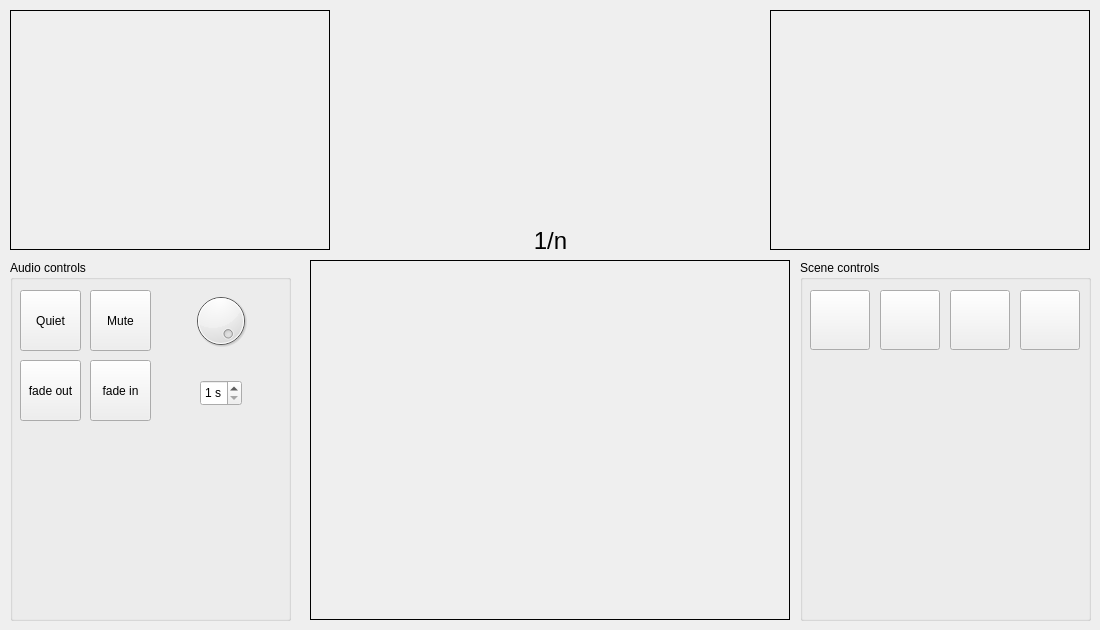
<?xml version="1.0" encoding="UTF-8"?>
<ui version="4.0">
 <class>Form_presenterView</class>
 <widget class="QWidget" name="Form_presenterView">
  <property name="geometry">
   <rect>
    <x>0</x>
    <y>0</y>
    <width>1100</width>
    <height>630</height>
   </rect>
  </property>
  <property name="windowTitle">
   <string/>
  </property>
  <widget class="QLabel" name="label_previousView">
   <property name="geometry">
    <rect>
     <x>10</x>
     <y>10</y>
     <width>320</width>
     <height>240</height>
    </rect>
   </property>
   <property name="frameShape">
    <enum>QFrame::Shape::Box</enum>
   </property>
   <property name="text">
    <string/>
   </property>
   <property name="scaledContents">
    <bool>false</bool>
   </property>
  </widget>
  <widget class="QLabel" name="label_nextView">
   <property name="geometry">
    <rect>
     <x>770</x>
     <y>10</y>
     <width>320</width>
     <height>240</height>
    </rect>
   </property>
   <property name="frameShape">
    <enum>QFrame::Shape::Box</enum>
   </property>
   <property name="text">
    <string/>
   </property>
   <property name="scaledContents">
    <bool>false</bool>
   </property>
  </widget>
  <widget class="QLabel" name="label_currentView">
   <property name="geometry">
    <rect>
     <x>310</x>
     <y>260</y>
     <width>480</width>
     <height>360</height>
    </rect>
   </property>
   <property name="frameShape">
    <enum>QFrame::Shape::Box</enum>
   </property>
   <property name="text">
    <string/>
   </property>
   <property name="scaledContents">
    <bool>false</bool>
   </property>
  </widget>
  <widget class="QLabel" name="label_sceneCounter">
   <property name="geometry">
    <rect>
     <x>340</x>
     <y>230</y>
     <width>421</width>
     <height>21</height>
    </rect>
   </property>
   <property name="font">
    <font>
     <pointsize>18</pointsize>
    </font>
   </property>
   <property name="text">
    <string>1/n</string>
   </property>
   <property name="alignment">
    <set>Qt::AlignmentFlag::AlignCenter</set>
   </property>
  </widget>
  <widget class="QGroupBox" name="groupBox">
   <property name="geometry">
    <rect>
     <x>10</x>
     <y>260</y>
     <width>281</width>
     <height>361</height>
    </rect>
   </property>
   <property name="title">
    <string>Audio controls</string>
   </property>
   <widget class="QPushButton" name="pushButton_audio_quiet">
    <property name="geometry">
     <rect>
      <x>10</x>
      <y>30</y>
      <width>61</width>
      <height>61</height>
     </rect>
    </property>
    <property name="text">
     <string>Quiet</string>
    </property>
    <property name="icon">
     <iconset theme="QIcon::ThemeIcon::AudioVolumeLow"/>
    </property>
    <property name="checkable">
     <bool>true</bool>
    </property>
    <property name="checked">
     <bool>false</bool>
    </property>
   </widget>
   <widget class="QPushButton" name="pushButton_audio_mute">
    <property name="geometry">
     <rect>
      <x>80</x>
      <y>30</y>
      <width>61</width>
      <height>61</height>
     </rect>
    </property>
    <property name="text">
     <string>Mute</string>
    </property>
    <property name="icon">
     <iconset theme="QIcon::ThemeIcon::AudioVolumeMuted"/>
    </property>
    <property name="checkable">
     <bool>true</bool>
    </property>
    <property name="checked">
     <bool>false</bool>
    </property>
   </widget>
   <widget class="QDial" name="dial_volume">
    <property name="geometry">
     <rect>
      <x>150</x>
      <y>30</y>
      <width>121</width>
      <height>61</height>
     </rect>
    </property>
    <property name="minimum">
     <number>1</number>
    </property>
    <property name="maximum">
     <number>100</number>
    </property>
    <property name="value">
     <number>100</number>
    </property>
    <property name="tracking">
     <bool>true</bool>
    </property>
    <property name="orientation">
     <enum>Qt::Orientation::Horizontal</enum>
    </property>
    <property name="invertedAppearance">
     <bool>false</bool>
    </property>
    <property name="invertedControls">
     <bool>false</bool>
    </property>
   </widget>
   <widget class="QPushButton" name="pushButton_audio_fadeOut">
    <property name="geometry">
     <rect>
      <x>10</x>
      <y>100</y>
      <width>61</width>
      <height>61</height>
     </rect>
    </property>
    <property name="text">
     <string>fade out</string>
    </property>
    <property name="checkable">
     <bool>true</bool>
    </property>
    <property name="checked">
     <bool>false</bool>
    </property>
   </widget>
   <widget class="QPushButton" name="pushButton_audio_fadeIn">
    <property name="geometry">
     <rect>
      <x>80</x>
      <y>100</y>
      <width>61</width>
      <height>61</height>
     </rect>
    </property>
    <property name="text">
     <string>fade in</string>
    </property>
    <property name="checkable">
     <bool>true</bool>
    </property>
    <property name="checked">
     <bool>false</bool>
    </property>
   </widget>
   <widget class="QSpinBox" name="spinBox_audio_fadeTime">
    <property name="geometry">
     <rect>
      <x>190</x>
      <y>120</y>
      <width>42</width>
      <height>26</height>
     </rect>
    </property>
    <property name="suffix">
     <string> s</string>
    </property>
    <property name="prefix">
     <string/>
    </property>
    <property name="minimum">
     <number>1</number>
    </property>
    <property name="maximum">
     <number>10</number>
    </property>
    <property name="singleStep">
     <number>1</number>
    </property>
    <property name="displayIntegerBase">
     <number>10</number>
    </property>
   </widget>
  </widget>
  <widget class="QGroupBox" name="groupBox_2">
   <property name="geometry">
    <rect>
     <x>800</x>
     <y>260</y>
     <width>291</width>
     <height>361</height>
    </rect>
   </property>
   <property name="title">
    <string>Scene controls</string>
   </property>
   <widget class="QPushButton" name="pushButton_pause">
    <property name="geometry">
     <rect>
      <x>150</x>
      <y>30</y>
      <width>60</width>
      <height>60</height>
     </rect>
    </property>
    <property name="text">
     <string/>
    </property>
    <property name="icon">
     <iconset theme="QIcon::ThemeIcon::MediaPlaybackPause"/>
    </property>
   </widget>
   <widget class="QPushButton" name="pushButton_nextView">
    <property name="geometry">
     <rect>
      <x>220</x>
      <y>30</y>
      <width>60</width>
      <height>60</height>
     </rect>
    </property>
    <property name="text">
     <string/>
    </property>
    <property name="icon">
     <iconset theme="QIcon::ThemeIcon::MediaSeekForward"/>
    </property>
   </widget>
   <widget class="QPushButton" name="pushButton_previousView">
    <property name="geometry">
     <rect>
      <x>10</x>
      <y>30</y>
      <width>60</width>
      <height>60</height>
     </rect>
    </property>
    <property name="text">
     <string/>
    </property>
    <property name="icon">
     <iconset theme="QIcon::ThemeIcon::MediaSeekBackward"/>
    </property>
   </widget>
   <widget class="QPushButton" name="pushButton_play">
    <property name="geometry">
     <rect>
      <x>80</x>
      <y>30</y>
      <width>60</width>
      <height>60</height>
     </rect>
    </property>
    <property name="text">
     <string/>
    </property>
    <property name="icon">
     <iconset theme="QIcon::ThemeIcon::MediaPlaybackStart"/>
    </property>
   </widget>
  </widget>
 </widget>
 <resources/>
 <connections/>
</ui>
